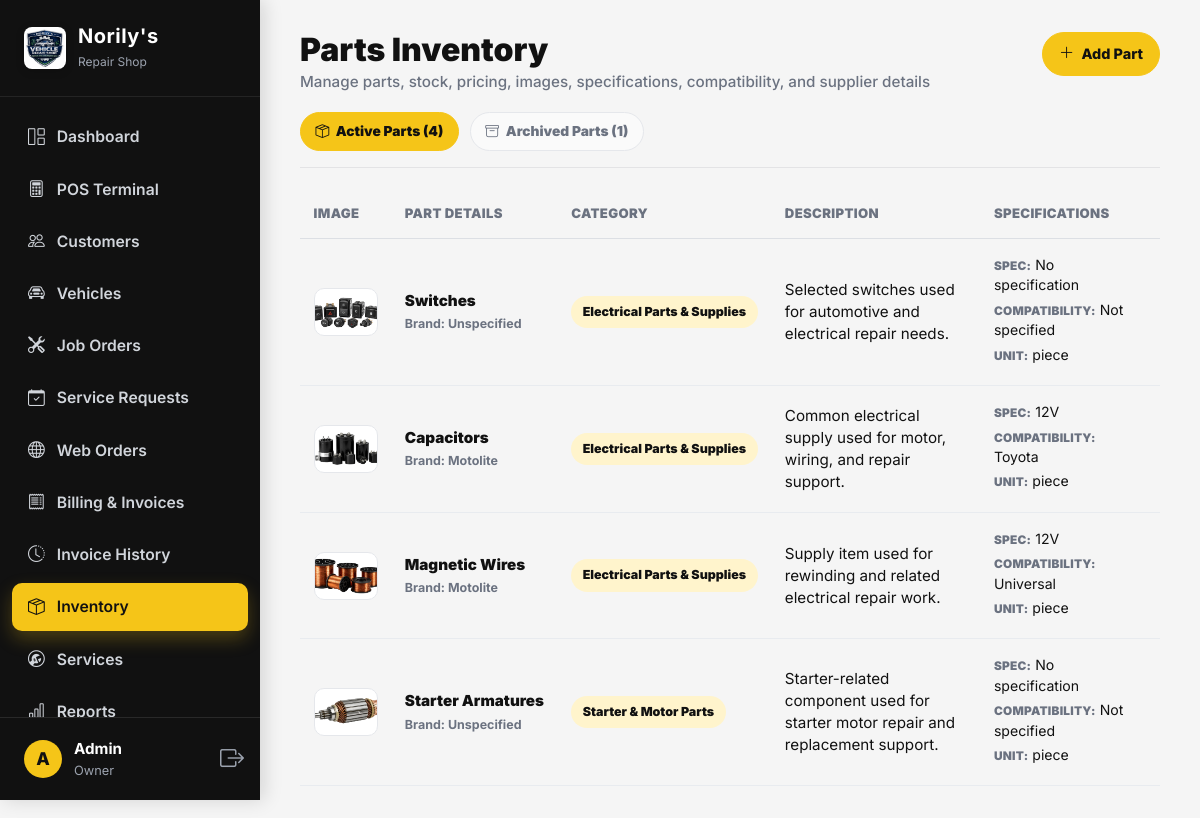
The app's page /views/inventory.php (signed in) with its own data.
### tables this page shows
CREATE TABLE `part` (
  `part_id` int(11) NOT NULL,
  `category` varchar(100) NOT NULL,
  `brand` varchar(100) DEFAULT NULL,
  `part_name` varchar(50) NOT NULL,
  `description` text DEFAULT NULL,
  `specification` text DEFAULT NULL,
  `compatibility` text DEFAULT NULL,
  `unit` varchar(50) DEFAULT 'piece',
  `unit_price` decimal(10,2) NOT NULL DEFAULT 0.00,
  `quantity_on_hand` smallint(6) NOT NULL DEFAULT 0,
  `low_stock_threshold` smallint(6) NOT NULL DEFAULT 3,
  `is_low_stock` tinyint(1) NOT NULL DEFAULT 0,
  `supplier_reference` varchar(50) DEFAULT NULL,
  `supplier_email` varchar(150) DEFAULT NULL,
  `is_active` tinyint(1) NOT NULL DEFAULT 1,
  `cost_price` decimal(10,2) DEFAULT NULL,
  `image` varchar(255) DEFAULT NULL,
  `full_description` text DEFAULT NULL
);

### views/inventory.php (the view, shortened to what this page needs)
<?php
$db = (new Database())->getConnection();
$viewStatus = $_GET['status'] ?? 'active';
$viewStatus = $viewStatus === 'archived' ? 'archived' : 'active';
$isActiveView = $viewStatus === 'active';
$isActiveValue = $isActiveView ? 1 : 0;
$itemsPerPage = 5;
$currentPage = isset($_GET['page']) ? intval($_GET['page']) : 1;
$countActiveStmt = $db->prepare("SELECT COUNT(*) FROM part WHERE is_active = 1");
$countActiveStmt->execute();
$activeCount = intval($countActiveStmt->fetchColumn());
$countArchivedStmt = $db->prepare("SELECT COUNT(*) FROM part WHERE is_active = 0");
$countArchivedStmt->execute();
$archivedCount = intval($countArchivedStmt->fetchColumn());
$offset = ($currentPage - 1) * $itemsPerPage;
$stmt = $db->prepare("
    SELECT *
    FROM part
    WHERE is_active = :is_active
    ORDER BY category ASC, part_name ASC
    LIMIT :limit OFFSET :offset
");
$stmt->bindValue(':is_active', $isActiveValue, PDO::PARAM_INT);
$stmt->bindValue(':limit', $itemsPerPage, PDO::PARAM_INT);
$stmt->bindValue(':offset', $offset, PDO::PARAM_INT);
$stmt->execute();
$parts = $stmt->fetchAll(PDO::FETCH_ASSOC);
function partImagePath($image) {
    return '../assets/images/parts/' . htmlspecialchars($image, ENT_QUOTES, 'UTF-8');
}
function cleanValue($value, $fallback = 'N/A') {
    $value = trim(html_entity_decode((string)($value ?? ''), ENT_QUOTES | ENT_HTML5, 'UTF-8'));
    if ($value === '') {
        return htmlspecialchars($fallback, ENT_QUOTES, 'UTF-8');
    }
    return htmlspecialchars($value, ENT_QUOTES, 'UTF-8');
}
function inventoryStatusUrl($status) {
    $status = $status === 'archived' ? 'archived' : 'active';
    return 'inventory.php?status=' . $status;
}
?>
<!DOCTYPE html>
<html lang="en">
<head>
<link href="https://cdn.jsdelivr.net/npm/bootstrap@5.3.0/dist/css/bootstrap.min.css" rel="stylesheet">
<link rel="stylesheet" href="https://cdn.jsdelivr.net/npm/bootstrap-icons@1.11.1/font/bootstrap-icons.css">
<link rel="stylesheet" href="../assets/css/style.css">
</head>
<body>
<div class="app-wrapper">
    <?php include '../includes/sidebar.php'; ?>
    <main class="main-content">
        <div class="inventory-page">
            <div class="inventory-header">
                <div>
                    <h2>Parts Inventory</h2>
                    <p class="inventory-count-text">
                        Manage parts, stock, pricing, images, specifications, compatibility, and supplier details
                    </p>
                </div>
                <?php if ($isActiveView): ?>
                    <button
                        class="btn part-add-btn"
                        data-bs-toggle="modal"
                        data-bs-target="#addPartModal"
                    >
                        <i class="bi bi-plus-lg"></i>
                        Add Part
                    </button>
                <?php endif; ?>
            </div>
            <div class="inventory-tabs">
                <a
                    href="<?= inventoryStatusUrl('active') ?>"
                    class="inventory-tab-link <?= $isActiveView ? 'active' : '' ?>"
                >
                    <i class="bi bi-box-seam"></i>
                    Active Parts (<?= $activeCount ?>)
                </a>
                <a
                    href="<?= inventoryStatusUrl('archived') ?>"
                    class="inventory-tab-link <?= !$isActiveView ? 'active' : '' ?>"
                >
                    <i class="bi bi-archive"></i>
                    Archived Parts (<?= $archivedCount ?>)
                </a>
            </div>
            <div class="inventory-table-wrap">
                <table class="inventory-table">
                    <thead>
                        <tr>
                            <th>Image</th>
                            <th>Part Details</th>
                            <th>Category</th>
                            <th>Description</th>
                            <th>Specifications</th>
                            <th>Stock</th>
                        </tr>
                    </thead>
                    <tbody>
                        <?php foreach ($parts as $p): ?>
                            <tr>
                                <td>
                                    <img
                                        src="<?= partImagePath($p['image'] ?? '') ?>"
                                        alt="<?= cleanValue($p['part_name'] ?? 'Part image') ?>"
                                        class="part-thumb"
                                    >
                                </td>
                                <td>
                                    <div class="part-name">
                                        <?= cleanValue($p['part_name'] ?? 'N/A') ?>
                                    </div>
                                    <div class="part-brand">
                                        Brand: <?= cleanValue($p['brand'] ?? '', 'Unspecified') ?>
                                    </div>
                                </td>
                                <td>
                                    <span class="part-category-badge">
                                        <?= cleanValue($p['category'] ?? 'N/A') ?>
                                    </span>
                                </td>
                                <td>
                                    <div class="part-description-cell">
                                        <?= cleanValue($p['description'] ?? '') ?>
                                    </div>
                                </td>
                                <td>
                                    <div class="part-spec-cell">
                                        <span class="part-spec-line">
                                            <span class="part-spec-label">Spec:</span>
                                            <?= cleanValue($p['specification'] ?? '', 'No specification') ?>
                                        </span>
                                        <span class="part-spec-line">
                                            <span class="part-spec-label">Compatibility:</span>
                                            <?= cleanValue($p['compatibility'] ?? '', 'Not specified') ?>
                                        </span>
                                        <span class="part-spec-line">
                                            <span class="part-spec-label">Unit:</span>
                                            <?= cleanValue($p['unit'] ?? '', 'piece') ?>
                                        </span>
                                    </div>
                                </td>
                                <td>
                                </td>
                            </tr>
                        <?php endforeach; ?>
                    </tbody>
                </table>
            </div>
        </div>
    </main>
</div>
</body>
</html>

### assets/css/style.css (style rules this page uses)
:root { --primary-yellow: #f5c518; --yellow-dark: #d9a900; --black: #111111; --dark-gray: #1f2937; --muted-gray: #6b7280; --light-gray: #f5f5f5; --border-light: #e5e7eb; --white: #ffffff; --success-bg: #d1fae5; --success-text: #047857; --warning-bg: #fef3c7; --warning-text: #92400e; --danger-bg: #fee2e2; --danger-text: #b91c1c; --dashboard-sidebar-bg: #111111; --dashboard-sidebar-hover: #1f1f1f; --dashboard-primary: #f5c518; --dashboard-primary-hover: #d9a900; --dashboard-primary-soft: #fff8d6; --dashboard-success: #047857; --dashboard-danger: #d72e2e; --dashboard-warning: #d97706; --dashboard-bg: #f5f5f5; --dashboard-card-bg: #ffffff; --dashboard-text-main: #111111; --dashboard-text-muted: #6b7280; --dashboard-cloud: #d1d5db; --dashboard-ocean: #f5c518; }
html { scroll-behavior: smooth; }
body { font-family: Arial, sans-serif; color: var(--black); background: var(--white); }
.app-wrapper { display: flex; min-height: 100vh; background-color: var(--dashboard-bg); color: var(--dashboard-text-main); font-family: 'Inter', system-ui, -apple-system, sans-serif; font-size: 16px; overflow-x: hidden; }
.main-content { flex-grow: 1; margin-left: 260px; padding: 2rem 2.5rem; background-color: var(--dashboard-bg); min-height: 100vh; }
.main-content h1, .main-content h2, .main-content h3, .main-content h4, .main-content h5, .main-content h6 { color: var(--dashboard-text-main); }

### records on screen
part: image (picture), part_name "Switches", brand "Unspecified", category "Electrical Parts & Supplies", description "Selected switches used for automotive and electrical repair needs.", specification "No specification", compatibility "Not specified", unit "piece"
part: image (picture), part_name "Capacitors", brand "Motolite", category "Electrical Parts & Supplies", description "Common electrical supply used for motor, wiring, and repair support.", specification "12V", compatibility "Toyota", unit "piece"
part: image (picture), part_name "Magnetic Wires", brand "Motolite", category "Electrical Parts & Supplies", description "Supply item used for rewinding and related electrical repair work.", specification "12V", compatibility "Universal", unit "piece"
part: image (picture), part_name "Starter Armatures", brand "Unspecified", category "Starter & Motor Parts", description "Starter-related component used for starter motor repair and replacement support.", specification "No specification", compatibility "Not specified", unit "piece"

### other values on screen
$userInitial "A"
$_SESSION['first_name'] "Admin"
$userRole "Owner"
$activeCount "4"
$archivedCount "1"
